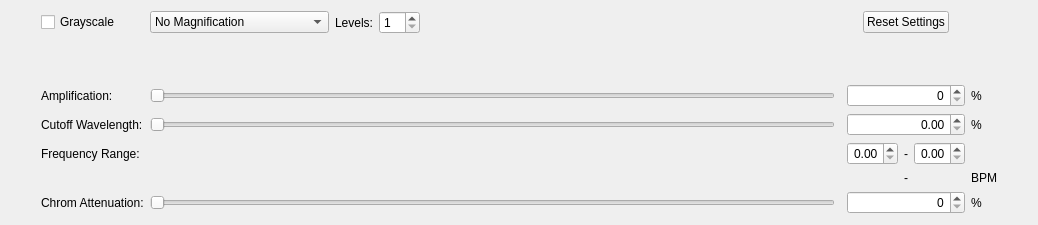
<?xml version="1.0" encoding="UTF-8"?>
<ui version="4.0">
 <class>MagnifyOptions</class>
 <widget class="QWidget" name="MagnifyOptions">
  <property name="geometry">
   <rect>
    <x>0</x>
    <y>0</y>
    <width>1038</width>
    <height>225</height>
   </rect>
  </property>
  <property name="sizePolicy">
   <sizepolicy hsizetype="Minimum" vsizetype="Maximum">
    <horstretch>0</horstretch>
    <verstretch>0</verstretch>
   </sizepolicy>
  </property>
  <property name="minimumSize">
   <size>
    <width>0</width>
    <height>0</height>
   </size>
  </property>
  <property name="windowTitle">
   <string>Form</string>
  </property>
  <layout class="QGridLayout" name="gridLayout_2">
   <item row="6" column="1">
    <widget class="QLabel" name="DoubleSliderLabel">
     <property name="toolTip">
      <string>&lt;html&gt;&lt;head/&gt;&lt;body&gt;&lt;p&gt;&lt;span style=&quot; font-weight:600;&quot;&gt;Frequency Range&lt;/span&gt;&lt;/p&gt;&lt;p&gt;Upper and lower cutoff value for temporal frequency filter. Low values amplify slow movements, high values amplify fast movements.&lt;/p&gt;&lt;/body&gt;&lt;/html&gt;</string>
     </property>
     <property name="whatsThis">
      <string>&lt;html&gt;&lt;head/&gt;&lt;body&gt;&lt;p&gt;&lt;span style=&quot; font-weight:600;&quot;&gt;Frequency Range&lt;/span&gt;&lt;/p&gt;&lt;p&gt;Upper and lower cutoff value for temporal frequency filter. Low values amplify slow movements, high values amplify fast movements.&lt;/p&gt;&lt;/body&gt;&lt;/html&gt;</string>
     </property>
     <property name="text">
      <string>Frequency Range:</string>
     </property>
    </widget>
   </item>
   <item row="3" column="2">
    <spacer name="verticalSpacer">
     <property name="orientation">
      <enum>Qt::Vertical</enum>
     </property>
     <property name="sizeHint" stdset="0">
      <size>
       <width>0</width>
       <height>20</height>
      </size>
     </property>
    </spacer>
   </item>
   <item row="5" column="2">
    <widget class="QSlider" name="COWavelengthSlider">
     <property name="maximum">
      <number>1000</number>
     </property>
     <property name="orientation">
      <enum>Qt::Horizontal</enum>
     </property>
    </widget>
   </item>
   <item row="5" column="7">
    <widget class="QLabel" name="COWavelengthValLabel">
     <property name="text">
      <string>%</string>
     </property>
    </widget>
   </item>
   <item row="7" column="7">
    <widget class="QLabel" name="BpmLabel">
     <property name="text">
      <string>BPM</string>
     </property>
    </widget>
   </item>
   <item row="6" column="0">
    <spacer name="horizontalSpacer_3">
     <property name="orientation">
      <enum>Qt::Horizontal</enum>
     </property>
     <property name="sizeType">
      <enum>QSizePolicy::Maximum</enum>
     </property>
     <property name="sizeHint" stdset="0">
      <size>
       <width>30</width>
       <height>0</height>
      </size>
     </property>
    </spacer>
   </item>
   <item row="8" column="1">
    <widget class="QLabel" name="ChromLabel">
     <property name="toolTip">
      <string>&lt;html&gt;&lt;head/&gt;&lt;body&gt;&lt;p&gt;&lt;span style=&quot; font-weight:600;&quot;&gt;Chrom Attenuation&lt;/span&gt;&lt;/p&gt;&lt;p&gt;Chrominance channel magnification. The higher the value, the more colorful the movements.&lt;/p&gt;&lt;/body&gt;&lt;/html&gt;</string>
     </property>
     <property name="whatsThis">
      <string>&lt;html&gt;&lt;head/&gt;&lt;body&gt;&lt;p&gt;&lt;span style=&quot; font-weight:600;&quot;&gt;Chrom Attenuation&lt;/span&gt;&lt;/p&gt;&lt;p&gt;Chrominance channel magnification. The higher the value, the more colorful the movements.&lt;/p&gt;&lt;/body&gt;&lt;/html&gt;</string>
     </property>
     <property name="text">
      <string>Chrom Attenuation:</string>
     </property>
    </widget>
   </item>
   <item row="8" column="7">
    <widget class="QLabel" name="ChromValLabel">
     <property name="text">
      <string>%</string>
     </property>
    </widget>
   </item>
   <item row="5" column="1">
    <widget class="QLabel" name="COWavelengthLabel">
     <property name="toolTip">
      <string>&lt;html&gt;&lt;head/&gt;&lt;body&gt;&lt;p&gt;&lt;span style=&quot; font-weight:600;&quot;&gt;Cutoff Wavelength&lt;/span&gt;&lt;/p&gt;&lt;p&gt;The higher the value, the less noise and small/short movements are amplified.&lt;/p&gt;&lt;/body&gt;&lt;/html&gt;</string>
     </property>
     <property name="whatsThis">
      <string>&lt;html&gt;&lt;head/&gt;&lt;body&gt;&lt;p&gt;&lt;span style=&quot; font-weight:600;&quot;&gt;Cutoff Wavelength&lt;/span&gt;&lt;/p&gt;&lt;p&gt;The higher the value, the less noise and small/short movements are amplified.&lt;/p&gt;&lt;/body&gt;&lt;/html&gt;</string>
     </property>
     <property name="text">
      <string>Cutoff Wavelength:</string>
     </property>
    </widget>
   </item>
   <item row="4" column="2">
    <widget class="QSlider" name="AmplificationSlider">
     <property name="maximum">
      <number>200</number>
     </property>
     <property name="orientation">
      <enum>Qt::Horizontal</enum>
     </property>
    </widget>
   </item>
   <item row="4" column="7">
    <widget class="QLabel" name="AmplificationValLabel">
     <property name="text">
      <string>%</string>
     </property>
    </widget>
   </item>
   <item row="8" column="2">
    <widget class="QSlider" name="ChromSlider">
     <property name="maximum">
      <number>100</number>
     </property>
     <property name="orientation">
      <enum>Qt::Horizontal</enum>
     </property>
     <property name="invertedAppearance">
      <bool>false</bool>
     </property>
    </widget>
   </item>
   <item row="4" column="1">
    <widget class="QLabel" name="AmplificationLabel">
     <property name="toolTip">
      <string>&lt;html&gt;&lt;head/&gt;&lt;body&gt;&lt;p&gt;&lt;span style=&quot; font-weight:600;&quot;&gt;Amplification factor &lt;/span&gt;&lt;/p&gt;&lt;p&gt;The higher the factor, the more movements are amplified. Reduce Amplification or enhance Cutoff Wavelength to reduce noise.&lt;/p&gt;&lt;/body&gt;&lt;/html&gt;</string>
     </property>
     <property name="toolTipDuration">
      <number>-1</number>
     </property>
     <property name="whatsThis">
      <string>&lt;html&gt;&lt;head/&gt;&lt;body&gt;&lt;p&gt;&lt;span style=&quot; font-weight:600;&quot;&gt;Amplification factor &lt;/span&gt;&lt;/p&gt;&lt;p&gt;The higher the factor, the more movements are amplified. Reduce Amplification or enhance Cutoff Wavelength to reduce noise.&lt;/p&gt;&lt;/body&gt;&lt;/html&gt;</string>
     </property>
     <property name="text">
      <string>Amplification:</string>
     </property>
    </widget>
   </item>
   <item row="7" column="5">
    <widget class="QLabel" name="BpmSpacer">
     <property name="text">
      <string>-</string>
     </property>
    </widget>
   </item>
   <item row="7" column="6">
    <widget class="QLabel" name="hiBpm">
     <property name="text">
      <string/>
     </property>
     <property name="alignment">
      <set>Qt::AlignCenter</set>
     </property>
    </widget>
   </item>
   <item row="5" column="4" colspan="3">
    <widget class="QDoubleSpinBox" name="COWavelengthSpinBox">
     <property name="alignment">
      <set>Qt::AlignRight|Qt::AlignTrailing|Qt::AlignVCenter</set>
     </property>
     <property name="maximum">
      <double>100.000000000000000</double>
     </property>
    </widget>
   </item>
   <item row="6" column="6">
    <widget class="QDoubleSpinBox" name="COHighDoubleSpinBox">
     <property name="sizePolicy">
      <sizepolicy hsizetype="Maximum" vsizetype="Fixed">
       <horstretch>0</horstretch>
       <verstretch>0</verstretch>
      </sizepolicy>
     </property>
     <property name="alignment">
      <set>Qt::AlignRight|Qt::AlignTrailing|Qt::AlignVCenter</set>
     </property>
     <property name="minimum">
      <double>0.000000000000000</double>
     </property>
     <property name="maximum">
      <double>2.000000000000000</double>
     </property>
     <property name="singleStep">
      <double>0.010000000000000</double>
     </property>
    </widget>
   </item>
   <item row="6" column="2">
    <layout class="QHBoxLayout" name="doubleSliderField"/>
   </item>
   <item row="6" column="7">
    <widget class="QLabel" name="DoubleSliderValLabel">
     <property name="text">
      <string/>
     </property>
    </widget>
   </item>
   <item row="6" column="5">
    <widget class="QLabel" name="HzSpacer">
     <property name="text">
      <string>-</string>
     </property>
     <property name="alignment">
      <set>Qt::AlignCenter</set>
     </property>
    </widget>
   </item>
   <item row="6" column="4">
    <widget class="QDoubleSpinBox" name="COLowDoubleSpinBox">
     <property name="sizePolicy">
      <sizepolicy hsizetype="Maximum" vsizetype="Fixed">
       <horstretch>0</horstretch>
       <verstretch>0</verstretch>
      </sizepolicy>
     </property>
     <property name="alignment">
      <set>Qt::AlignRight|Qt::AlignTrailing|Qt::AlignVCenter</set>
     </property>
     <property name="maximum">
      <double>2.000000000000000</double>
     </property>
     <property name="singleStep">
      <double>0.010000000000000</double>
     </property>
    </widget>
   </item>
   <item row="6" column="8">
    <spacer name="horizontalSpacer_2">
     <property name="orientation">
      <enum>Qt::Horizontal</enum>
     </property>
     <property name="sizeType">
      <enum>QSizePolicy::Maximum</enum>
     </property>
     <property name="sizeHint" stdset="0">
      <size>
       <width>30</width>
       <height>0</height>
      </size>
     </property>
    </spacer>
   </item>
   <item row="8" column="4" colspan="3">
    <widget class="QSpinBox" name="ChromSpinBox">
     <property name="sizePolicy">
      <sizepolicy hsizetype="Minimum" vsizetype="Fixed">
       <horstretch>0</horstretch>
       <verstretch>0</verstretch>
      </sizepolicy>
     </property>
     <property name="alignment">
      <set>Qt::AlignRight|Qt::AlignTrailing|Qt::AlignVCenter</set>
     </property>
     <property name="maximum">
      <number>100</number>
     </property>
    </widget>
   </item>
   <item row="7" column="4">
    <widget class="QLabel" name="loBpm">
     <property name="text">
      <string/>
     </property>
     <property name="alignment">
      <set>Qt::AlignCenter</set>
     </property>
    </widget>
   </item>
   <item row="4" column="4" colspan="3">
    <widget class="QSpinBox" name="AmplificationSpinBox">
     <property name="sizePolicy">
      <sizepolicy hsizetype="Minimum" vsizetype="Fixed">
       <horstretch>0</horstretch>
       <verstretch>0</verstretch>
      </sizepolicy>
     </property>
     <property name="alignment">
      <set>Qt::AlignRight|Qt::AlignTrailing|Qt::AlignVCenter</set>
     </property>
     <property name="maximum">
      <number>200</number>
     </property>
    </widget>
   </item>
   <item row="0" column="4" colspan="3">
    <layout class="QHBoxLayout" name="horizontalLayout_2">
     <item>
      <widget class="QPushButton" name="resetButton">
       <property name="sizePolicy">
        <sizepolicy hsizetype="Maximum" vsizetype="Fixed">
         <horstretch>0</horstretch>
         <verstretch>0</verstretch>
        </sizepolicy>
       </property>
       <property name="layoutDirection">
        <enum>Qt::LeftToRight</enum>
       </property>
       <property name="autoFillBackground">
        <bool>false</bool>
       </property>
       <property name="text">
        <string>Reset Settings</string>
       </property>
      </widget>
     </item>
    </layout>
   </item>
   <item row="0" column="1">
    <widget class="QCheckBox" name="grayscaleCheckBox">
     <property name="sizePolicy">
      <sizepolicy hsizetype="Maximum" vsizetype="Fixed">
       <horstretch>0</horstretch>
       <verstretch>0</verstretch>
      </sizepolicy>
     </property>
     <property name="toolTip">
      <string>&lt;html&gt;&lt;head/&gt;&lt;body&gt;&lt;p&gt;Converts images in grayscale before processing. Speeds up processing.&lt;/p&gt;&lt;/body&gt;&lt;/html&gt;</string>
     </property>
     <property name="whatsThis">
      <string>&lt;html&gt;&lt;head/&gt;&lt;body&gt;&lt;p&gt;&lt;span style=&quot; color:#000000;&quot;&gt;Converts images in grayscale before processing. Speeds up processing.&lt;/span&gt;&lt;/p&gt;&lt;/body&gt;&lt;/html&gt;</string>
     </property>
     <property name="text">
      <string>Grayscale</string>
     </property>
    </widget>
   </item>
   <item row="0" column="2" colspan="2">
    <layout class="QHBoxLayout" name="horizontalLayout">
     <item>
      <widget class="QComboBox" name="MagnifcationtypeComboBox">
       <property name="sizePolicy">
        <sizepolicy hsizetype="Maximum" vsizetype="Fixed">
         <horstretch>0</horstretch>
         <verstretch>0</verstretch>
        </sizepolicy>
       </property>
       <property name="currentIndex">
        <number>0</number>
       </property>
       <item>
        <property name="text">
         <string>No Magnification</string>
        </property>
       </item>
       <item>
        <property name="text">
         <string>Color Magnification</string>
        </property>
       </item>
       <item>
        <property name="text">
         <string>Laplace Magnification</string>
        </property>
       </item>
       <item>
        <property name="text">
         <string>Haar Wavelet Magnification</string>
        </property>
       </item>
      </widget>
     </item>
     <item>
      <widget class="QLabel" name="LevelsLabel">
       <property name="toolTip">
        <string>&lt;html&gt;&lt;head/&gt;&lt;body&gt;&lt;p&gt;Number of levels of spatial filter (image pyramid).&lt;ul&gt;&lt;li&gt;&lt;b&gt;Color Magnification:&lt;/b&gt;The higher the level, the faster the algorithm, the worse the precision of the measured signal. If level too low, the amplified signal is too low.&lt;/li&gt;&lt;li&gt;&lt;b&gt;Motion Magnification:&lt;/b&gt;The higher the level, the more big movements are amplified, so the less little movements are amplified.&lt;/li&gt;&lt;/ul&gt;&lt;/p&gt;&lt;/body&gt;&lt;/html&gt;</string>
       </property>
       <property name="whatsThis">
        <string>&lt;html&gt;&lt;head/&gt;&lt;body&gt;&lt;p&gt;&lt;span style=&quot; color:#000000;&quot;&gt;Number of levels of spatial filter (image pyramid).&lt;/span&gt;&lt;/p&gt;&lt;/body&gt;&lt;/html&gt;</string>
       </property>
       <property name="text">
        <string>Levels:</string>
       </property>
      </widget>
     </item>
     <item>
      <widget class="QSpinBox" name="LevelsSpinBox">
       <property name="sizePolicy">
        <sizepolicy hsizetype="Maximum" vsizetype="Fixed">
         <horstretch>0</horstretch>
         <verstretch>0</verstretch>
        </sizepolicy>
       </property>
       <property name="whatsThis">
        <string>&lt;html&gt;&lt;head/&gt;&lt;body&gt;&lt;p&gt;Number of levels of spatial filter (image pyramid).&lt;/p&gt;&lt;ul style=&quot;margin-top: 0px; margin-bottom: 0px; margin-left: 0px; margin-right: 0px; -qt-list-indent: 1;&quot;&gt;&lt;li style=&quot; margin-top:12px; margin-bottom:0px; margin-left:0px; margin-right:0px; -qt-block-indent:0; text-indent:0px;&quot;&gt;Motion: The higher the value, the slower the processing, the less noise and fast/small movements&lt;/li&gt;&lt;li style=&quot; margin-top:0px; margin-bottom:12px; margin-left:0px; margin-right:0px; -qt-block-indent:0; text-indent:0px;&quot;&gt;Color: The higher the value, the faster the processing, the more artifacts you get&lt;/li&gt;&lt;/ul&gt;&lt;/body&gt;&lt;/html&gt;</string>
       </property>
       <property name="minimum">
        <number>1</number>
       </property>
       <property name="maximum">
        <number>10</number>
       </property>
      </widget>
     </item>
     <item>
      <spacer name="horizontalSpacer">
       <property name="orientation">
        <enum>Qt::Horizontal</enum>
       </property>
       <property name="sizeHint" stdset="0">
        <size>
         <width>40</width>
         <height>20</height>
        </size>
       </property>
      </spacer>
     </item>
    </layout>
   </item>
  </layout>
 </widget>
 <resources/>
 <connections>
  <connection>
   <sender>AmplificationSlider</sender>
   <signal>valueChanged(int)</signal>
   <receiver>AmplificationSpinBox</receiver>
   <slot>setValue(int)</slot>
   <hints>
    <hint type="sourcelabel">
     <x>397</x>
     <y>62</y>
    </hint>
    <hint type="destinationlabel">
     <x>511</x>
     <y>68</y>
    </hint>
   </hints>
  </connection>
  <connection>
   <sender>AmplificationSpinBox</sender>
   <signal>valueChanged(int)</signal>
   <receiver>AmplificationSlider</receiver>
   <slot>setValue(int)</slot>
   <hints>
    <hint type="sourcelabel">
     <x>511</x>
     <y>68</y>
    </hint>
    <hint type="destinationlabel">
     <x>397</x>
     <y>62</y>
    </hint>
   </hints>
  </connection>
  <connection>
   <sender>ChromSpinBox</sender>
   <signal>valueChanged(int)</signal>
   <receiver>ChromSlider</receiver>
   <slot>setValue(int)</slot>
   <hints>
    <hint type="sourcelabel">
     <x>455</x>
     <y>187</y>
    </hint>
    <hint type="destinationlabel">
     <x>283</x>
     <y>186</y>
    </hint>
   </hints>
  </connection>
  <connection>
   <sender>ChromSlider</sender>
   <signal>valueChanged(int)</signal>
   <receiver>ChromSpinBox</receiver>
   <slot>setValue(int)</slot>
   <hints>
    <hint type="sourcelabel">
     <x>283</x>
     <y>186</y>
    </hint>
    <hint type="destinationlabel">
     <x>455</x>
     <y>187</y>
    </hint>
   </hints>
  </connection>
 </connections>
</ui>
